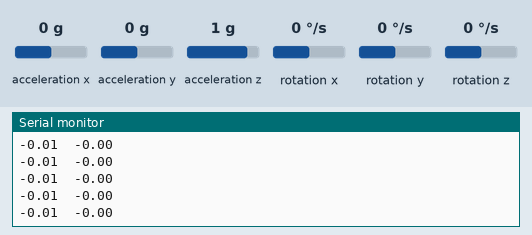
This sketch was run on a simulated ESP32. Parts: the last lines printed to the serial monitor. Wiring (inferred from the names in the program): MPU-6050 motion sensor at I2C address 0x68. Inputs (shaded band) come from the test bench; at power-on: acceleration x 0 g, acceleration y 0 g, acceleration z 1 g, rotation x 0 °/s, rotation y 0 °/s, rotation z 0 °/s.

Above: at 1.2 s.
1.3 s: acceleration x set to -1.4 g
At 1.33 s:
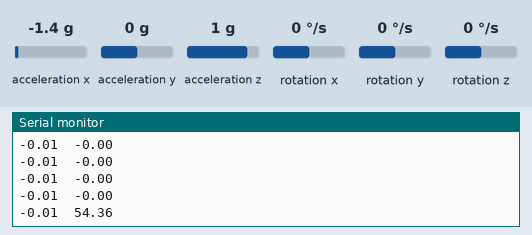
2.8 s: acceleration y set to -1.4 g
At 2.86 s:
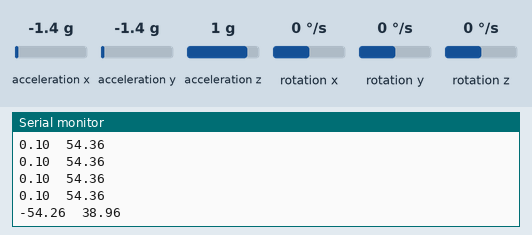
4.3 s: acceleration z set to -1.4 g
At 4.31 s:
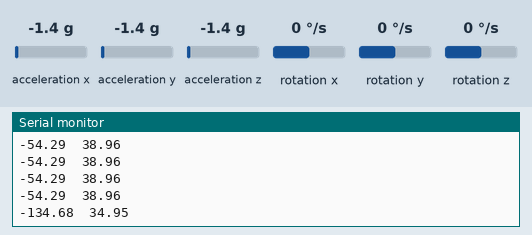
5.8 s: rotation x set to -192 °/s
At 5.86 s:
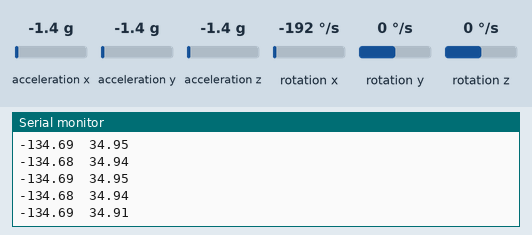
Timing chart, 0 to 8.3 s (numbered marks = the images above; inputs shaded):
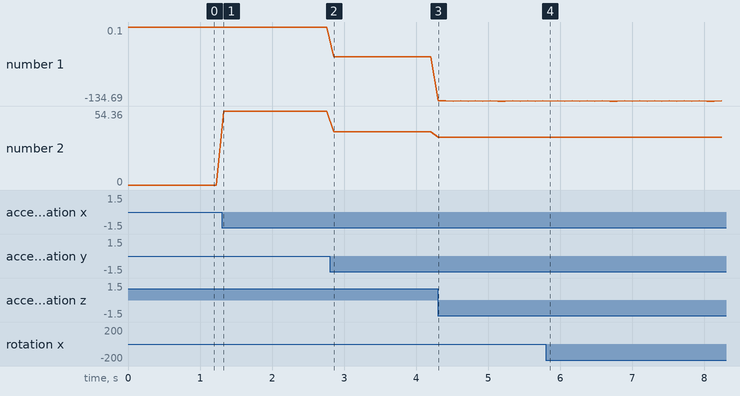

The sketch:

esp32_teammate_project.ino
```cpp
#include <Wire.h>
#include <math.h>

#define MPU_ADDR 0x68              // Alamat I2C untuk MPU6050
#define BAUD_RATE 9600             // Baud rate (jumlah simbol atau sinyal yang dikirimkan per detik) untuk komunikasi serial

// Var. Kalman
float angle = 0;                  // Sudut estimasi
float bias = 0;                   // Bias giroskop
float P[2][2] = {0, 0, 0, 0};     // Matriks error covariance
float Q_angle = 0.5;             // Variansi proses untuk sudut
float Q_bias = 0.00065;               // Variansi proses untuk bias
float R_measure = 0.000098;           // Variansi pengukuran

int ROLL_ALERT_THRESHOLD = 40;    // Batas untuk roll yang dianggap alert

unsigned long lastUpdateTime = 0;

// inisialisasi MPU6050
void setupMPU() {
    Wire.begin();
    Wire.beginTransmission(MPU_ADDR);
    Wire.write(0x6B);             // Register Power Management
    Wire.write(0);                // Set ke 0 untuk membangunkan MPU6050
    Wire.endTransmission(true);
}

// baca data MPU6050
void readMPU(int16_t &ax, int16_t &ay, int16_t &az, int16_t &gx, int16_t &gy, int16_t &gz) {
    Wire.beginTransmission(MPU_ADDR);
    Wire.write(0x3B);            // Mulai membaca dari register akselerometer
    Wire.endTransmission(false);
    Wire.requestFrom(MPU_ADDR, 14, true);

    ax = Wire.read() << 8 | Wire.read();
    ay = Wire.read() << 8 | Wire.read();
    az = Wire.read() << 8 | Wire.read();
    gx = Wire.read() << 8 | Wire.read();
    gy = Wire.read() << 8 | Wire.read();
    gz = Wire.read() << 8 | Wire.read();
}

// Kalman filter untuk stabilisasi sudut
float kalmanUpdate(float newAngle, float newRate, float dt) {
    // Prediction
    angle += dt * (newRate - bias);
    P[0][0] += dt * (dt * P[1][1] - P[0][1] - P[1][0] + Q_angle);
    P[0][1] -= dt * P[1][1];
    P[1][0] -= dt * P[1][1];
    P[1][1] += Q_bias * dt;

    // Update
    float S = P[0][0] + R_measure;
    float K[2];
    K[0] = P[0][0] / S;
    K[1] = P[1][0] / S;

    float y = newAngle - angle;  // Error/Inovasi:untuk menghasilkan estimasi yang lebih akurat
    angle += K[0] * y;
    bias += K[1] * y;

    float P00_temp = P[0][0];
    float P01_temp = P[0][1];

    P[0][0] -= K[0] * P00_temp;
    P[0][1] -= K[0] * P01_temp;
    P[1][0] -= K[1] * P00_temp;
    P[1][1] -= K[1] * P01_temp;

    return angle;
}

void setup() {
    Serial2.begin(57600, SERIAL_8N1, 16, 17);  // Telemetri pada pin 16 (TX) dan 17 (RX)
    Serial.begin(BAUD_RATE);    // Inisialisasi komunikasi serial untuk monitor
    Wire.begin();
    setupMPU();                 // Inisialisasi sensor MPU6050

    lastUpdateTime = millis();
}

void loop() {
    int16_t ax, ay, az, gx, gy, gz;
    readMPU(ax, ay, az, gx, gy, gz);

    // Hitung waktu delta
    unsigned long currentTime = millis();
    float deltaTime = (currentTime - lastUpdateTime) / 1000.0;  // dalam detik
    lastUpdateTime = currentTime;

    // Hitung Roll dan Pitch dari akselerometer
    float accelRoll = atan2(ay, az) * 180 / PI;
    float accelPitch = atan2(-ax, sqrt(ay * ay + az * az)) * 180 / PI;

    float roll = kalmanUpdate(accelRoll, (gx / 131.0), deltaTime);      // Roll dengan Kalman Filter
    float pitch = kalmanUpdate(accelPitch, (gy / 131.0), deltaTime);    // Pitch dengan Kalman Filter
    float yaw = yaw + (gz / 131.0) * deltaTime;    // Perhitungan yaw dengan integrasi gyroscope (tanpa Kalman)

    // output data Serial Monitor
    String smonitor = "Roll: " + String(roll) + "   Pitch: " + String(pitch) + "   Yaw: " + String(yaw);

    //Serial Plotter
    Serial.print(roll);
    Serial.print("\t");
    Serial.println(pitch);

    // Gabungkan data roll, pitch dan alert menjadi satu string untuk dikirim ke telemetri
    String telemetryData = "Roll: " + String(roll) + ", Pitch: " + String(pitch) + ", Alert: " + String(ROLL_ALERT_THRESHOLD);
    // String telemetryData = String(roll) + ", " + String(pitch) + ", " + String(ROLL_ALERT_THRESHOLD);

    // Jika Roll melebihi batas, tambahkan pesan alert ke data telemetry
    if (abs(roll) > ROLL_ALERT_THRESHOLD) {
        telemetryData += ", ALERT: Roll melebihi " + String(ROLL_ALERT_THRESHOLD) + " derajat!";
    }

    if (Serial2.available()) {
        char command = Serial2.read();
        if (command == 'o' || command == 'p') {
            if (command == 'p') {
                ROLL_ALERT_THRESHOLD += 5;
            } else if (command == 'o') {
                ROLL_ALERT_THRESHOLD -= 5;
            }
        }
    }

    // Kirim data Roll, Pitch, dan Alert ke modul telemetri dalam satu baris
    Serial2.println(telemetryData);  // Mengirim data ke telemetri dalam format CSV atau dengan alert jika perlu

    delay(100);  // Jeda sebelum pembacaan berikutnya untuk pengiriman data real-time
}
```

Measured:
- after the input at 1.3 s, the serial monitor: prints a new line at once (image 1)
- after the input at 2.8 s, the serial monitor: prints a new line after 0.06 s (image 2)
- after the input at 4.3 s, the serial monitor: prints a new line at once (image 3)
- after the input at 5.8 s, the serial monitor: prints a new line after 0.06 s (image 4)
- plotted number 1: -0.01 → 0.1 after the input at 1.3 s, 0.1 → -54.29 after the input at 2.8 s, -54.29 → -134.68 after the input at 4.3 s
- plotted number 2: 0 → 54.36 after the input at 1.3 s, 54.36 → 38.96 after the input at 2.8 s, 38.96 → 34.94 after the input at 4.3 s, 34.94 → 34.91 after the input at 5.8 s
